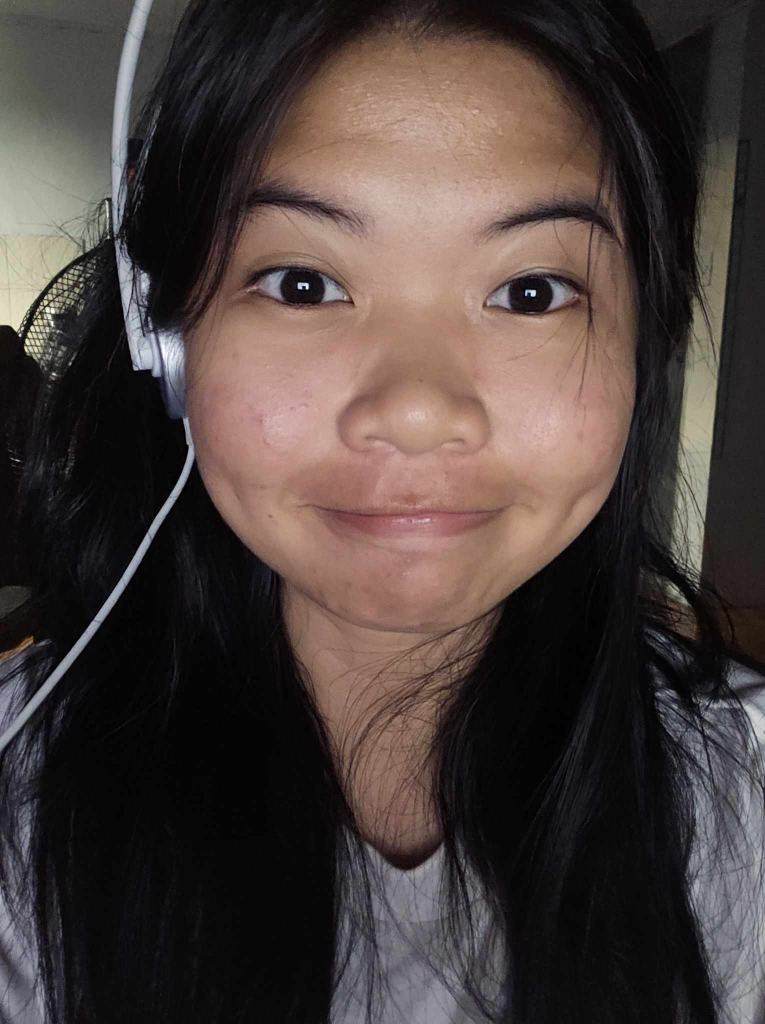
#> input picture Performing Face Recognition/face_train/Jhill/1.jpg, 1530 x 2048 px, found by its file name (shown at 1/2 size)
$ python face_recognition.py
#> lines starting #> are read from the running program, lines starting #| are printed output that depends on the picture; after the words box and inside, x2 and y2 are one past the last pixel; in counts of white or black regions, pixels touching at a corner belong together
import cv2
import numpy as np
import os

def read_images(folder, size):
#> called with folder = 'Faces', size = 1
    X, y = [], []
    label_map = {"Jhill": 0, "Unknown": 1}

    for label_name, label in label_map.items():
        person_folder = os.path.join(folder, label_name)
        if not os.path.exists(person_folder):
            print(f"Warning: Folder {person_folder} does not exist.")
            continue

        for filename in os.listdir(person_folder):
            img_path = os.path.join(person_folder, filename)
            img = cv2.imread(img_path, cv2.IMREAD_GRAYSCALE)
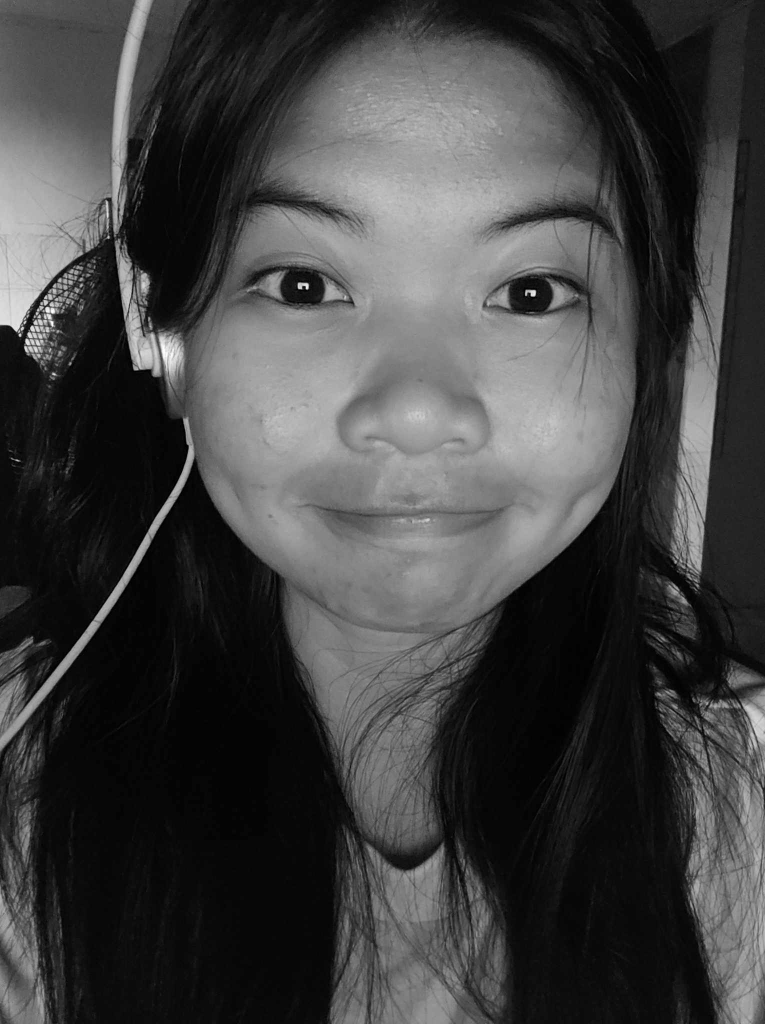
#> img: shape (2048, 1530) (shown at 1/2 size); min 0, max 255, mean 65.6
            if img is None:
                print(f"Warning: Unable to read {img_path}")
                continue

            img_resized = cv2.resize(img, (200, 200))  # Resize for consistency
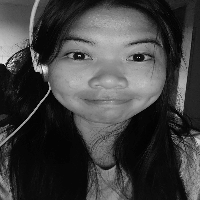
#> img_resized: shape (200, 200); min 0, max 252, mean 65.4
            X.append(img_resized)
            y.append(label)

    if not X or not y:
        return None

    return [np.array(X), np.array(y)]

def face_rec():
    names = ['Jhill', 'Unknown']
    [X, y] = read_images("Faces", 1)
    print(y)
    y = np.asarray(y, dtype=np.int32)

    model = cv2.face.EigenFaceRecognizer_create()
    model.train(X, y)

    camera = cv2.VideoCapture(0)
    face_cascade = cv2.CascadeClassifier('haarcascade_frontalface_default.xml')

    while True:
        ret, img = camera.read()
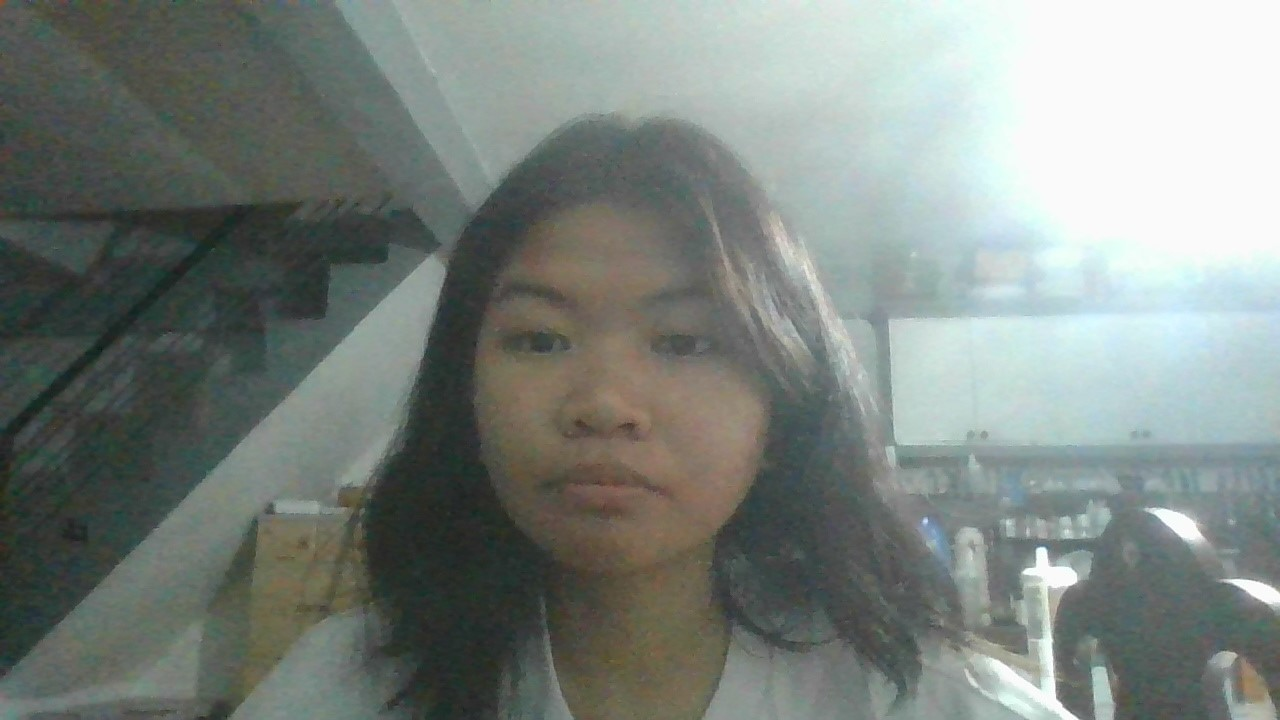
#> input picture Performing Face Recognition/images_test/Known/WIN_20250221_22_55_58_Pro.jpg, 1280 x 720 px, given in place of the camera
#> img is the input picture: shape (720, 1280, 3); mean B, G, R 127.6, 132.5, 124.5
        if not ret:
            break

        faces = face_cascade.detectMultiScale(img, 1.3, 5)
#> faces = [[429, 195, 367, 367]]

        for (x, y, w, h) in faces:
            cv2.rectangle(img, (x, y), (x + w, y + h), (255, 0, 0), 2)
            gray = cv2.cvtColor(img[y:y + h, x:x + w], cv2.COLOR_BGR2GRAY)
            roi = cv2.resize(gray, (200, 200), interpolation=cv2.INTER_LINEAR)

            try:
                params = model.predict(roi)
                label = names[params[0]]
                cv2.putText(img, label + ", " + str(params[1]), (x, y - 20), cv2.FONT_HERSHEY_SIMPLEX, 1, (255, 0, 0), 2)
            except:
                continue
#> this loop made 1 pass
#> (x, y, w, h, params, label) on pass 1: (429, 195, 367, 367, (0, 10575.5), 'Jhill')
#> pass 1, in face_rec, `gray = cv2.cvtColor(img[y:y + h, x:x + w], cv2.COLOR_BGR2GRAY)`:
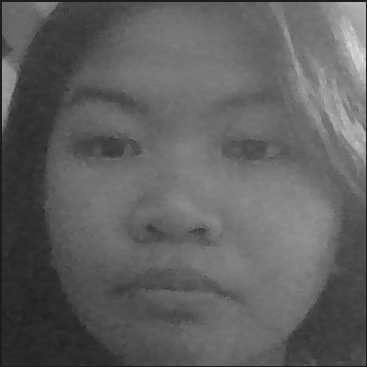
#> gray: shape (367, 367); min 29, max 224, mean 95.7
#> after the loop:
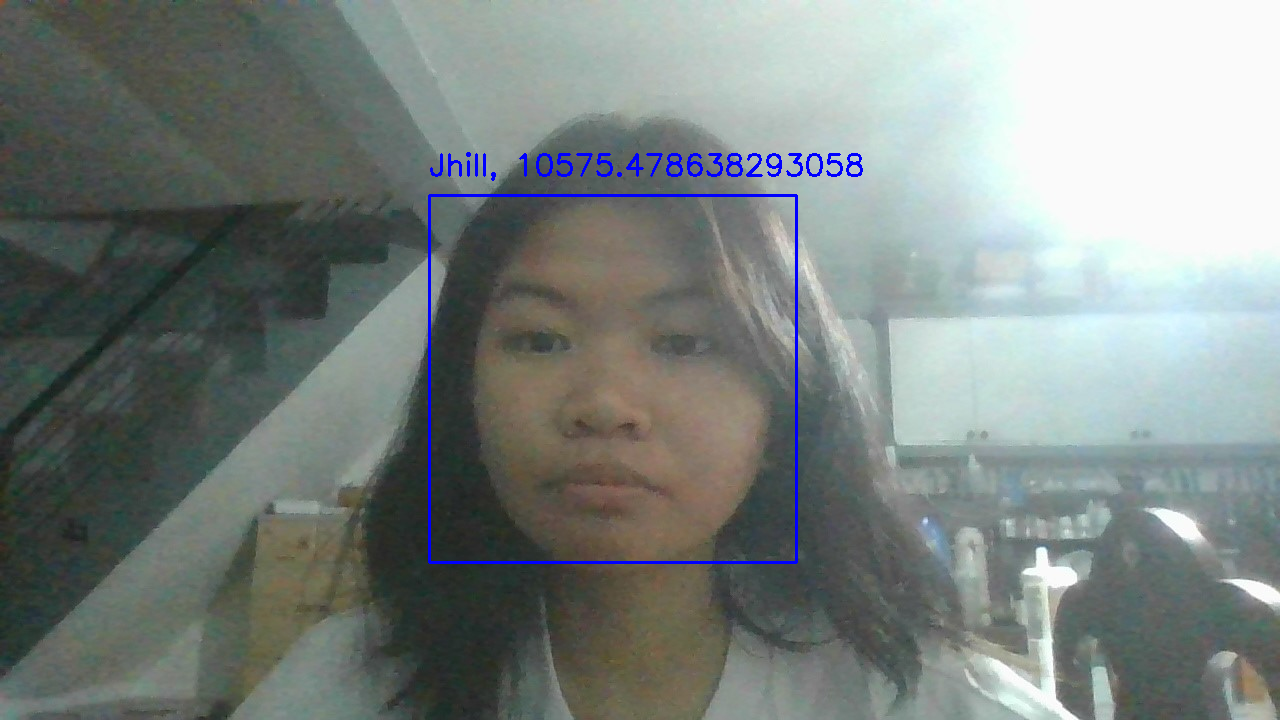
#> img: shape (720, 1280, 3); 0.83% of pixels changed, all inside (x1, y1, x2, y2) = (428, 152, 863, 564)

        cv2.imshow("EigenFace", img)
        if cv2.waitKey(1) & 0xFF == ord("q"):
#> (key q is pressed here)
            break

    camera.release()
    cv2.destroyAllWindows()

if __name__ == "__main__":
    face_rec()
